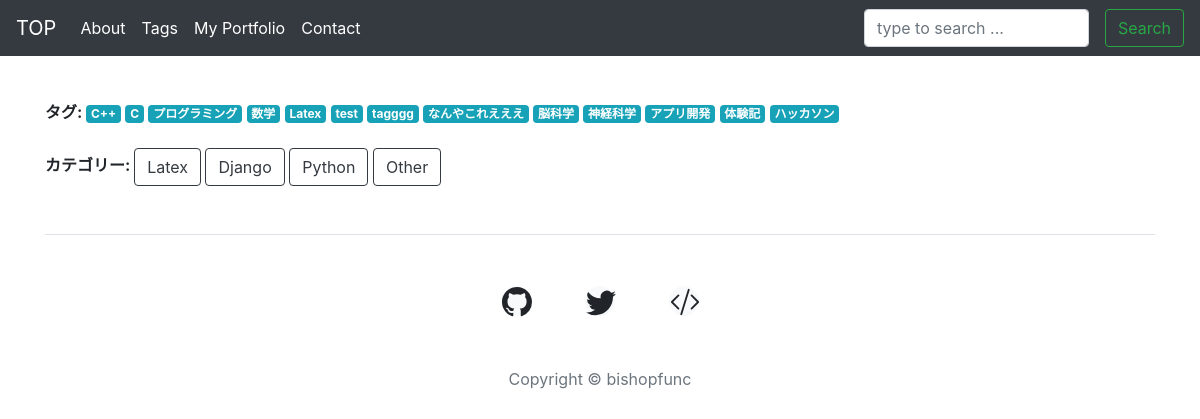
The app's page /tags with its own data.
### posts/models.py (models this page shows)
class Tag(models.Model):
    name = models.CharField('タグ', max_length=50)
    text = models.CharField('説明', max_length=100, blank=True)
    def __str__(self):
        return self.name
    class Meta:
        verbose_name_plural = 'TAGS'

class Category(models.Model):
    name = models.CharField('カテゴリー', max_length=50)
    text = models.CharField('説明', max_length=100, blank=True)
    def __str__(self):
        return self.name
    class Meta:
        verbose_name_plural = 'CATEGORY'

### posts/views.py (the view)
# urls.py: path('tags', views.tag_list, name='tag_list'),
def tag_list(request):
    return render(request, 'posts/tag_list.html')

### posts/context.py (called while the page is built)
def related(request):
    context = {
      'category_list': Category.objects.all(),
      'tag_list': Tag.objects.all(),
    }
    return context

### templates/posts/tag_list.html (shortened to what this page needs)
{% extends 'base.html' %}
{% load static %}
{% block body %}
<span style="font-weight: bold;">タグ: </span>
{% for tag in tag_list %}
  <a href="{% url 'tag' tag %}" class="badge badge-info">{{ tag.name }}</a>
{% endfor %}
<br/><br/>
<span style="font-weight: bold;">カテゴリー: </span>
{% for category in category_list %}
  <a href="{% url 'category' category %}" class="btn btn-outline-dark">{{ category.name }}</a>
{% endfor %}
{% endblock %}

### records on screen
Tag: name "C++"
Tag: name "C"
Tag: name "プログラミング"
Tag: name "数学"
Tag: name "Latex"
Tag: name "test"
Tag: name "tagggg"
Tag: name "なんやこれえええ"
Tag: name "脳科学"
Tag: name "神経科学"
Tag: name "アプリ開発"
Tag: name "体験記"
Tag: name "ハッカソン"
Category: name "Latex"
Category: name "Django"
Category: name "Python"
Category: name "Other"
